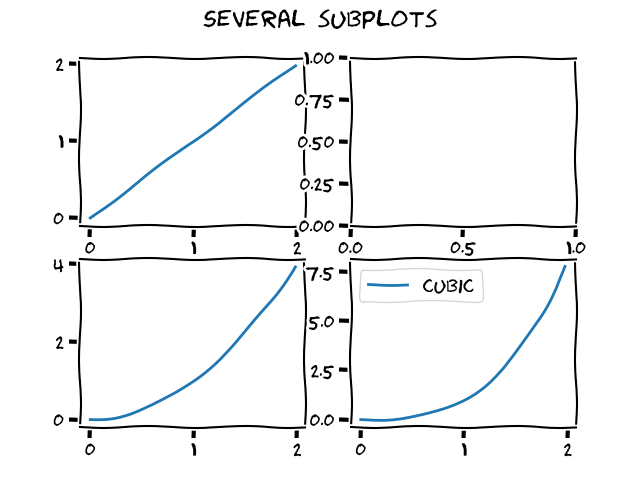

This chart was generated by the following Python code:
import matplotlib.pyplot as plt

plt.xkcd()
x = []
for i in range(100):
    x.append(2 * i / 100)

y1, y2, y3 = [], [], []
for i in x:
    y1.append(i)
    y2.append(i**2)
    y3.append(i**3)

# А теперь создадим изображение,
# на котором будет сразу несколько 
# строк и столбцов
fig, axs = plt.subplots(nrows=2, ncols=2)
# Теперь в axs - двумерный массив "осей", в которых мы построим свои y(x) по отдельности
axs[0][0].plot(x, y1, label='linear')
axs[1][0].plot(x, y2, label='quadratic')
axs[1][1].plot(x, y3, label='cubic')

axs[0][0].grid(True)
axs[1][0].grid(True)
axs[1][1].grid(True)

# Всё изображение целиком тоже подпишем
fig.suptitle("Several subplots", size=18)
plt.legend()
plt.savefig('xkcd.png')
plt.show()
